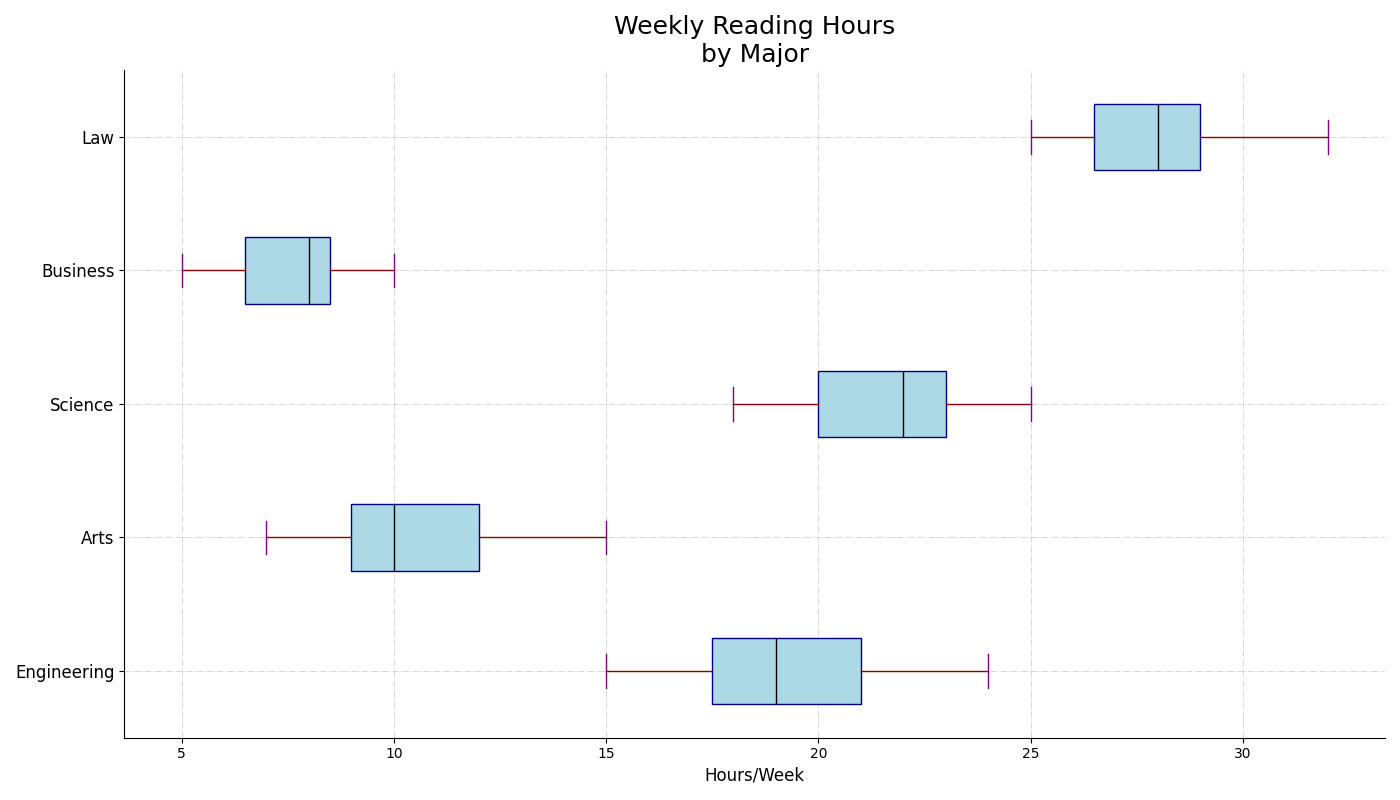

Reproduce this figure in Python.
import matplotlib.pyplot as plt
import numpy as np

# Constructing the data
engineering_hours = [15, 18, 21, 19, 20, 22, 24, 17, 16, 20, 23, 21, 19, 18, 17]
arts_hours = [10, 8, 12, 9, 11, 14, 15, 7, 10, 12, 13, 9, 11, 8, 10]
science_hours = [20, 22, 19, 24, 21, 23, 25, 18, 22, 21, 20, 22, 24, 19, 23]
business_hours = [5, 8, 7, 6, 9, 10, 8, 7, 6, 8, 9, 7, 10, 6, 8]
law_hours = [25, 28, 26, 29, 27, 30, 32, 26, 28, 29, 30, 27, 28, 25, 29]

# Data aggregation
data = [engineering_hours, arts_hours, science_hours, business_hours, law_hours]
majors = ["Engineering", "Arts", "Science", "Business", "Law"]

# Create the plot
fig, ax = plt.subplots(figsize=(14, 8))

# Randomly altering styling elements
box = ax.boxplot(data, vert=False, patch_artist=True, notch=False, whis=1.2,
                 boxprops=dict(facecolor='lightblue', color="navy"),
                 whiskerprops=dict(color="darkred"),
                 capprops=dict(color="purple"),
                 flierprops=dict(marker="*", color="orange", alpha=0.6),
                 medianprops=dict(color="black"))

# Add titles and labels
ax.set_title("Weekly Reading Hours\nby Major", fontsize=18, fontweight='medium')
ax.set_xlabel("Hours/Week", fontsize=12)
ax.set_yticklabels(majors, fontsize=12)

# Change grid style and add border
ax.spines['top'].set_visible(False)
ax.spines['right'].set_visible(False)
ax.grid(True, linestyle='-.', linewidth=0.7, alpha=0.5)

# Remove histogram for a clean chart
# Adjust layout automatically
plt.tight_layout()

# Display the plot
plt.show()
